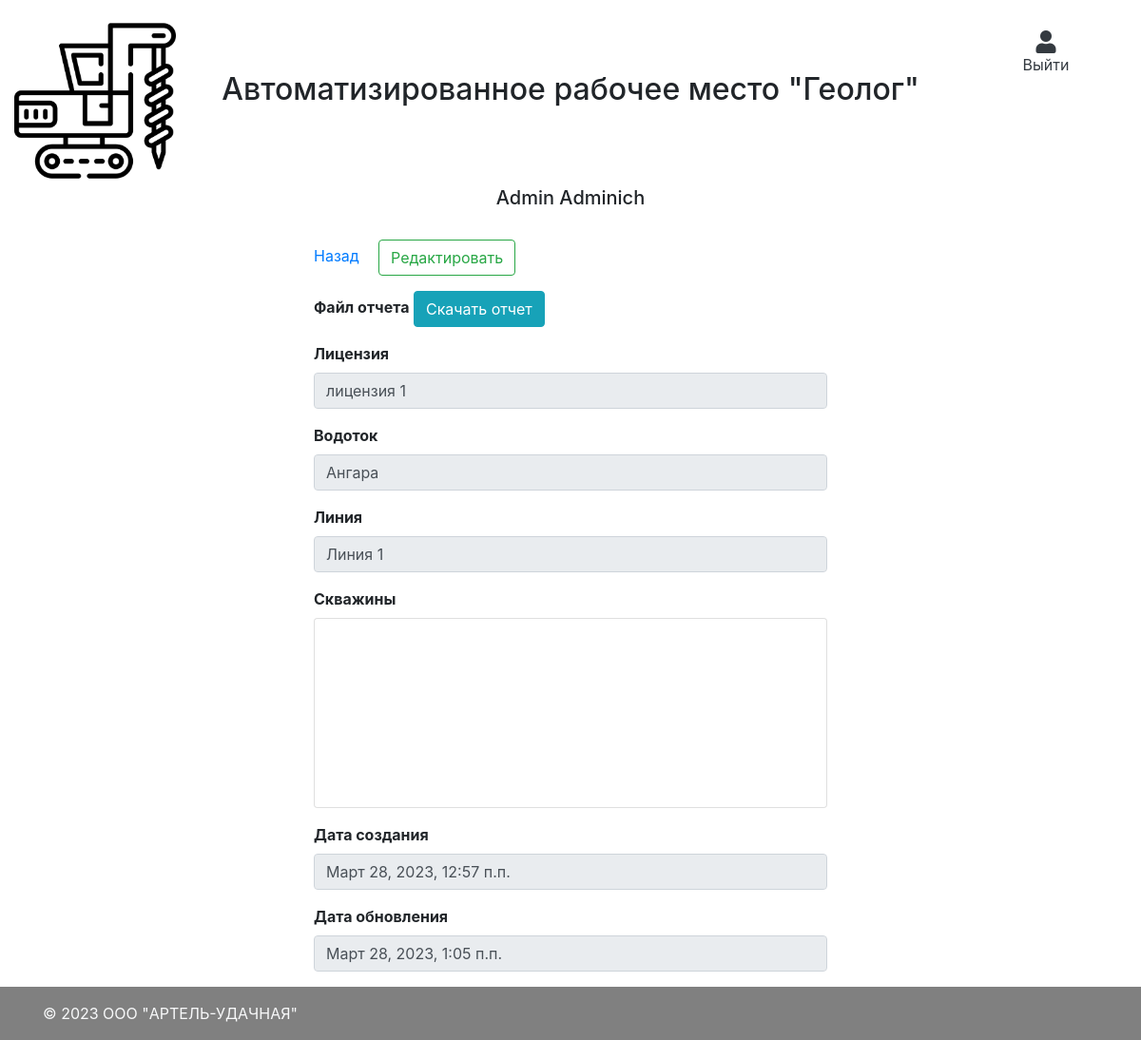
The page /documents/1 (signed in) on the database its author committed.
### main/models.py (models this page shows, shortened)
class CustomUser(AbstractBaseUser, PermissionsMixin):
    username = models.CharField("Логин пользователя", max_length=50, unique=True)
    first_name = models.CharField("Имя", max_length=50)
    last_name = models.CharField("Фамилия", max_length=50)
    patronymic = models.CharField("Отчество", max_length=50, default="нет")
    team = models.ForeignKey(Team, verbose_name="Номер бригады", on_delete=models.CASCADE, null=True)
    phone_number = models.CharField("Номер телефона", max_length=50, default="Не указано")
    email = models.EmailField(verbose_name="Email", max_length=255, unique=True, blank=True, null=True)
    role = models.ForeignKey(Role, on_delete=models.CASCADE, verbose_name="Должность")
    is_superuser = models.BooleanField(default=False)
    is_active = models.BooleanField(default=True)
    is_admin = models.BooleanField(default=False)
    objects = CustomUserManager()
    created_at = models.DateTimeField("Дата создания", auto_now_add=True)
    updated_at = models.DateTimeField("Дата обновления", auto_now=True)
    USERNAME_FIELD = 'username'
    REQUIRED_FIELDS = ['password']
    class Meta:
        verbose_name = "Пользователь"
        verbose_name_plural = "Пользователи"

class Documentation(models.Model):
    license = models.ForeignKey(License, on_delete=models.CASCADE, verbose_name="Лицензия")
    watercourse = models.ForeignKey(WaterCourse, on_delete=models.CASCADE, verbose_name="Водоток")
    line = models.ForeignKey(Line, on_delete=models.CASCADE, verbose_name="Линия")
    well = models.ForeignKey(Well, on_delete=models.CASCADE, verbose_name="Скважина", null=True)
    created_at = models.DateTimeField("Дата создания", auto_now_add=True)
    updated_at = models.DateTimeField("Дата обновления", auto_now=True)
    class Meta:
        verbose_name = "Документация"
        verbose_name_plural = "Документация"

class License(models.Model):
    short_name = models.CharField("Наименование", max_length=255)
    name = models.TextField("Полное наименование")
    geologist = models.ForeignKey(CustomUser, related_name='geologist_id', on_delete=models.SET_NULL, verbose_name="Геолог", null=True)
    status = models.ForeignKey(LicenseStatus, on_delete=models.CASCADE, verbose_name="Статус")
    used_enginery = models.TextField("Используемая техника", null=True, default="Не назначено")
    watercourses = models.ManyToManyField(WaterCourse, through='LicenseWaterCourse', through_fields=('license', 'watercourse'), verbose_name="Водотоки", blank=True)
    lines = models.ManyToManyField(Line, through='LineLicenseWaterCourse', through_fields=('license', 'line'), verbose_name="Водотоки", blank=True)
    comment = models.TextField("Комментарий", null=True, blank=True)
    created_at = models.DateTimeField("Дата создания", auto_now_add=True)
    updated_at = models.DateTimeField("Дата обновления", auto_now=True)
    def __str__(self):
        return self.short_name
    class Meta:
        verbose_name = "Лицензия"
        verbose_name_plural = "Лицензии"

class WaterCourse(models.Model):
    name = models.CharField("Наименование", max_length=255)
    created_at = models.DateTimeField("Дата создания", auto_now_add=True)
    updated_at = models.DateTimeField("Дата обновления", auto_now=True)
    def __str__(self):
        return self.name
    class Meta:
        verbose_name = "Водоток"
        verbose_name_plural = "Водотоки"

class Line(models.Model):
    name = models.CharField("Наименование", max_length=50)
    watercourse = models.ForeignKey(WaterCourse, on_delete=models.CASCADE, verbose_name="Водоток", null=True)
    def __str__(self):
        return self.name
    class Meta:
        verbose_name = "Линия"
        verbose_name_plural = "Линии"

### main/views.py (the view)
# urls.py: path('documents/<int:pk>', views.DocumentationDetailView.as_view(), name='documentation_detail'),
class DocumentationDetailView(LoginRequiredMixin, DetailView):
    template_name = "main/documents/index.html"
    model = models.Documentation
    success_url = "/main_menu?target=documents"
    def get_context_data(self, **kwargs):
        context = super().get_context_data(**kwargs)
        context['file'] = '/media/example.xlsx'
        return context

### templates/main/documents/index.html (shortened to what this page needs)
{% extends "layout.html" %}
{% block content %}
    <div class="col-12">
        <div class="row justify-content-center">
            <div class="col-md-6">
                <div class="form-group">
                    <a href="/main_menu?target=documents">Назад</a>
                    <a href="/documents/edit/{{ object.id }}" class="ml-3 btn btn-outline-success">Редактировать</a>
                </div>
                <div class="form-group">
                    <label for="license" class="font-weight-bold">Файл отчета</label>
                    <a href="{{file}}" class="btn btn-info">Скачать отчет</a>
                </div>
                <div class="form-group">
                    <label for="license" class="font-weight-bold">Лицензия</label>
                    <input type="text" class="form-control" readonly id="license" value="{{ object.license }}">
                </div>
                <div class="form-group">
                    <label for="watercourse" class="font-weight-bold">Водоток</label>
                    <input type="text" class="form-control" readonly id="watercourse" value="{{ object.watercourse }}">
                </div>
                <div class="form-group">
                    <label for="line" class="font-weight-bold">Линия</label>
                    <input type="text" class="form-control" readonly id="line" value="{{ object.line }}">
                </div>
                <div class="form-group">
                    <label for="wells" class="font-weight-bold">Скважины</label>
                    <div id="wells" class="card card-body" style="overflow-y: scroll; height:200px;">
                    </div>
                </div>
                <div class="form-group">
                    <label for="created_at" class="font-weight-bold">Дата создания</label>
                    <input type="text" class="form-control" readonly id="created_at" value="{{ object.created_at }}">
                </div>
                <div class="form-group">
                    <label for="updated_at" class="font-weight-bold">Дата обновления</label>
                    <input type="text" class="form-control" readonly id="updated_at" value="{{ object.updated_at }}">
                </div>
            </div>
        </div>
    </div>
{% endblock %}

### templates/layout.html (shortened to what this page needs)
<html lang="en">
    <head>
        <link rel="stylesheet" href="https://maxcdn.bootstrapcdn.com/bootstrap/4.0.0/css/bootstrap.min.css">
        <link rel="stylesheet" href="https://cdnjs.cloudflare.com/ajax/libs/font-awesome/5.15.4/css/all.min.css" />
        <link rel="stylesheet" href="/static/css/main.scss" />
    </head>
    <body class="d-flex flex-column min-vh-100">
      <div class="container-fluid navbar-light bg-navbar-main">
        <div class="row">
            <div class="col-12 col-lg-2 text-center mt-3">
              <a href="/"><img class="img-fluid navbar-brand" src="/static/images/navbar_brand.png"></a>
            </div>
            <div class="col-12 col-lg-8 justify-content-center d-flex align-items-center">
              <h2>Автоматизированное рабочее место "Геолог"</h2>
            </div>
            <div class="col-12 col-lg-2 text-center mt-3">
              <ul class="d-none d-lg-block navbar-nav mr-auto mt-2 ml-3 ml-md-0 mt-lg-0 justify-content-center">
                {% if request.user.is_authenticated %}
                  <li class="nav-item dropdown">
                    <a class="nav-link d-flex flex-column text-dark mt-2" href="/logout">
                      <i class="fa fa-user" aria-hidden="true" style="font-size: 24px;"></i> Выйти
                    </a>
                  </li>
                {% else %}
                  {% comment %} <li class="nav-item m-lg-0">
                    <i class="fa fa-user" aria-hidden="true" style="font-size: 24px;">Войти</i>
                  </li> {% endcomment %}
                {% endif %}
              </ul>
            </div>
            <div class="col-12 col-lg-12 justify-content-center d-flex align-items-center">
              <h5 class="text-center">
                {% if request.user.is_authenticated %}
                  {{ request.user.first_name }} {{ request.user.last_name }}
                {% else %}
                  {% comment %} <li class="nav-item m-lg-0">
                    <i class="fa fa-user" aria-hidden="true" style="font-size: 24px;">Войти</i>
                  </li> {% endcomment %}
                {% endif %}
              </h5>
            </div>
        </div>
      </div>
      <div class="container mt-4">
          <div class="row">
              {% block content %}{% endblock %}
          </div>
      </div>
      <footer class="mt-auto py-3" style="background-color: #808080">
        <div class="container">
          <span class="text-light">© 2023 OOO "АРТЕЛЬ-УДАЧНАЯ"</span>
        </div>
      </footer>
    </body>
</html>

### rows shown on the page
CustomUser: user.first_name "Admin", user.last_name "Adminich"
Documentation: license "лицензия 1", watercourse "Ангара", line "Линия 1", created_at "Март 28, 2023, 12:57 п.п.", updated_at "Март 28, 2023, 1:05 п.п."
